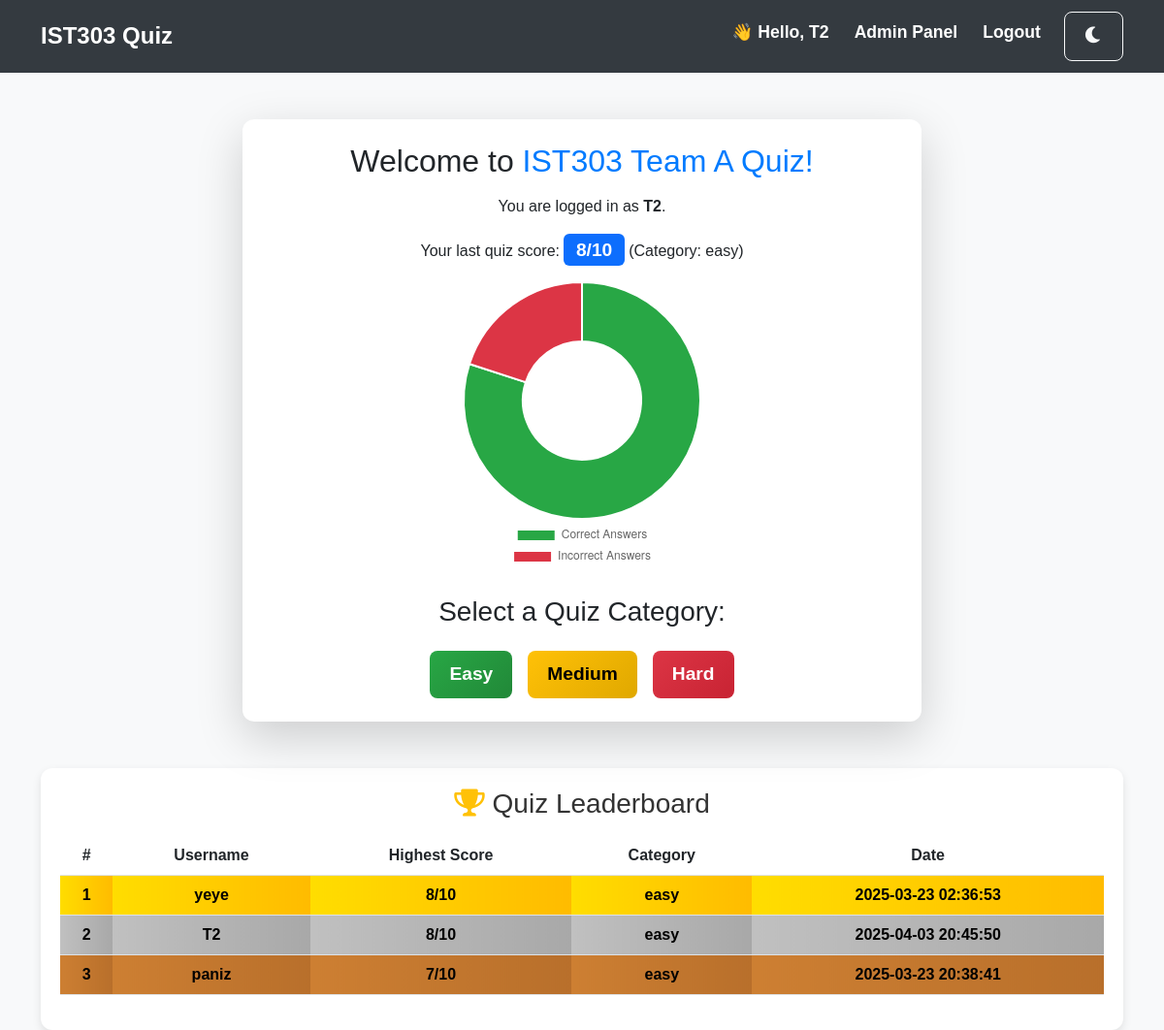
Screenshot of / (signed in) with the database file from the repository.
### tables this page shows
CREATE TABLE users (
    id INTEGER PRIMARY KEY AUTOINCREMENT,
    username TEXT NOT NULL UNIQUE,
    password TEXT NOT NULL,
    role TEXT NOT NULL DEFAULT 'student'  -- ðŸ‘ˆ NEW: added role column
);

CREATE TABLE quiz_scores (
    id INTEGER PRIMARY KEY AUTOINCREMENT,
    user_id INTEGER NOT NULL,
    score INTEGER NOT NULL,
    category TEXT NOT NULL CHECK(category IN ('easy', 'medium', 'hard')),
    taken_at TIMESTAMP DEFAULT CURRENT_TIMESTAMP,
    FOREIGN KEY (user_id) REFERENCES users (id)
);

### app.py (the view)
@app.route('/')
@login_required
def index():
    conn = get_db_connection()
    last_score = conn.execute(
        'SELECT score, category, taken_at FROM quiz_scores WHERE user_id = ? ORDER BY taken_at DESC LIMIT 1',
        (current_user.id,)).fetchone()
    leaderboard = conn.execute('''
        SELECT users.username, MAX(quiz_scores.score) AS high_score, quiz_scores.category, MAX(quiz_scores.taken_at) AS taken_at
        FROM quiz_scores
        JOIN users ON quiz_scores.user_id = users.id
        GROUP BY users.id
        ORDER BY high_score DESC, taken_at ASC
        LIMIT 10
    ''').fetchall()
    conn.close()
    leaderboard_data = [{'rank': i+1, 'username': row['username'], 'score': row['high_score'],
                         'category': row['category'], 'date': row['taken_at']} for i, row in enumerate(leaderboard)]
    if last_score is None:
        last_score = {"score": "No score yet", "category": "N/A", "taken_at": "Never"}
    return render_template('index.html', user=current_user, last_score=last_score, leaderboard=leaderboard_data)

### app.py (called while the page is built)
def get_db_connection():
    db_path = app.config.get('DATABASE', 'database.db')
    conn = sqlite3.connect(db_path)
    conn.row_factory = sqlite3.Row
    return conn

@login_manager.user_loader
def load_user(user_id):
    conn = get_db_connection()
    user = conn.execute('SELECT * FROM users WHERE id = ?', (user_id,)).fetchone()
    conn.close()
    if user:
        return User(user['id'], user['username'], user['role'])  # 👈 Include role
    return None

### templates/index.html (shortened to what this page needs)
{% extends 'base.html' %}
{% block content %}
<div class="container mt-5 text-center">
    <div class="card shadow-lg p-4" style="max-width: 700px; margin: auto; border-radius: 12px;">
        <h2 class="mb-3">Welcome to <span style="color: #007bff;">IST303 Team A Quiz!</span></h2>
        <p>You are logged in as <strong>{{ user.username }}</strong>.</p>
        {% if last_score and last_score['score'] != "No score yet" %}
            <p>Your last quiz score:
                <span class="badge bg-primary" style="font-size: 1.2rem;">
                    {{ last_score['score'] }}/10
                </span>
                (Category: {{ last_score['category'] }})
            </p>
            <div class="d-flex justify-content-center">
                <canvas id="quizScoreChart" style="max-width: 300px;"></canvas>
            </div>
        {% else %}
            <p class="mt-3">You haven't taken any quizzes yet. <strong>Start one now!</strong></p>
        {% endif %}
        <h3 class="mt-4">Select a Quiz Category:</h3>
        <div class="d-flex justify-content-center gap-3 mt-3">
            <a href="{{ url_for('start_quiz', category='easy') }}" class="btn btn-success btn-lg">Easy</a>
            <a href="{{ url_for('start_quiz', category='medium') }}" class="btn btn-warning btn-lg">Medium</a>
            <a href="{{ url_for('start_quiz', category='hard') }}" class="btn btn-danger btn-lg">Hard</a>
        </div>
    </div>
</div>
<div class="container mt-5 leaderboard-container">
    <h3 class="text-center mb-3"><i class="fas fa-trophy text-warning"></i> Quiz Leaderboard</h3>
    <div class="table-responsive">
        <table class="table leaderboard-table">
            <thead>
                <tr>
                    <th>#</th>
                    <th>Username</th>
                    <th>Highest Score</th>
                    <th>Category</th>
                    <th>Date</th>
                </tr>
            </thead>
            <tbody>
                {% for entry in leaderboard %}
                <tr class="{% if entry.rank == 1 %}gold-rank
                           {% elif entry.rank == 2 %}silver-rank
                           {% elif entry.rank == 3 %}bronze-rank{% endif %}">
                    <td>{{ entry.rank }}</td>
                    <td>{{ entry.username }}</td>
                    <td>{{ entry.score }}/10</td>
                    <td>{{ entry.category }}</td>
                    <td>{{ entry.date }}</td>
                </tr>
                {% endfor %}
            </tbody>
        </table>
    </div>
</div>
<script>
    {% if last_score and last_score['score'] != "No score yet" %}
    const ctx = document.getElementById('quizScoreChart').getContext('2d');
    const quizScoreChart = new Chart(ctx, {
        type: 'doughnut',
        data: {
            labels: ['Correct Answers', 'Incorrect Answers'],
            datasets: [{
                data: [{{ last_score['score'] }}, {{ 10 - last_score['score'] }}],
                backgroundColor: ['#28a745', '#dc3545'],
                hoverOffset: 5
            }]
        },
        options: {
            responsive: true,
            maintainAspectRatio: false,
            plugins: {
                legend: {
                    position: 'bottom'
                }
            }
        }
    });
    {% endif %}
</script>
{% endblock %}

### templates/base.html (shortened to what this page needs)
<!DOCTYPE html>
<html lang="en">
<head>
    <link rel="stylesheet" href="https://cdn.jsdelivr.net/npm/bootstrap@5.3.0/dist/css/bootstrap.min.css">
    <link rel="stylesheet" href="{{ url_for('static', filename='style.css') }}">
    <link rel="stylesheet" href="https://cdnjs.cloudflare.com/ajax/libs/font-awesome/6.0.0/css/all.min.css">
</head>
<body class="">
    <nav class="navbar navbar-expand-lg navbar-dark bg-dark">
        <div class="container">
            <a class="navbar-brand" href="{{ url_for('index') }}">IST303 Quiz</a>
            <div class="collapse navbar-collapse justify-content-end" id="navbarNav">
                <ul class="navbar-nav">
                    {% if current_user.is_authenticated %}
                        <li class="nav-item">
                            <span class="nav-link text-light fw-bold">👋 Hello, {{ current_user.username }}</span>
                        </li>
                        {% if current_user.role == 'teacher' %}
                            <li class="nav-item">
                                <a class="nav-link text-info fw-bold" href="{{ url_for('admin_panel') }}">Admin Panel</a>
                            </li>
                        {% endif %}
                        <li class="nav-item">
                            <a class="nav-link text-danger fw-bold" href="{{ url_for('logout') }}">Logout</a>
                        </li>
                    {% else %}
                        <li class="nav-item">
                            <a class="nav-link text-light" href="{{ url_for('login') }}">Login</a>
                        </li>
                    {% endif %}
                    <li class="nav-item">
                        <button class="btn btn-outline-light ms-3" onclick="toggleDarkMode()">
                            <i class="fas fa-moon"></i>
                        </button>
                    </li>
                </ul>
            </div>
        </div>
    </nav>
    <div class="container mt-4">
        {% block content %}{% endblock %}
    </div>
</body>
</html>

### static/style.css (style rules this page uses)
body { font-family: "Poppins", sans-serif; background-color: #f8f9fa; color: #333; margin: 0; padding: 0; transition: background 0.3s ease-in-out, color 0.3s ease-in-out; }
.navbar { background-color: #343a40 !important; padding: 12px 20px; transition: background 0.3s ease-in-out; }
.navbar-brand { font-size: 1.5rem; font-weight: bold; color: white !important; }
.navbar .nav-link { font-size: 1.1rem; font-weight: bold; margin-left: 10px; color: white !important; }
.card { border-radius: 12px; border: none; background: white; box-shadow: 0px 4px 10px rgba(0, 0, 0, 0.1); padding: 20px; text-align: center; max-width: 500px; transition: all 0.3s ease-in-out; }
.btn { font-size: 1.2rem; font-weight: bold; padding: 10px 20px; transition: all 0.3s ease-in-out; border-radius: 8px; }
.btn-success { background: linear-gradient(135deg, #28a745, #218838); border: none; }
.btn-warning { background: linear-gradient(135deg, #ffc107, #e0a800); border: none; }
.btn-danger { background: linear-gradient(135deg, #dc3545, #c82333); border: none; }
.leaderboard-container { background: #ffffff; padding: 20px; border-radius: 12px; box-shadow: 0px 4px 10px rgba(0, 0, 0, 0.1); transition: background-color 0.3s ease; }
.leaderboard-table { width: 100%; border-collapse: collapse; text-align: center; }
.leaderboard-table thead { background: #007bff; color: #ffffff; font-weight: bold; }
.gold-rank td { background: linear-gradient(90deg, #ffdd00, #ffbb00); color: black; font-weight: bold; }
.silver-rank td { background: linear-gradient(90deg, #c0c0c0, #a8a8a8); color: black; font-weight: bold; }
.bronze-rank td { background: linear-gradient(90deg, #cd7f32, #b86f2b); color: black; font-weight: bold; }

### templates/base.html (style rules this page uses)
.leaderboard-container { background: #ffffff; padding: 20px; border-radius: 12px; box-shadow: 0px 4px 10px rgba(0, 0, 0, 0.1); margin-top: 20px; transition: all 0.3s ease; }
.leaderboard-table { width: 100%; border-collapse: collapse; text-align: center; }
.leaderboard-table thead { background: #007bff; color: #ffffff; font-weight: bold; }
.gold-rank td { background: linear-gradient(90deg, #ffdd00, #ffbb00); color: black; font-weight: bold; }
.silver-rank td { background: linear-gradient(90deg, #c0c0c0, #a8a8a8); color: black; font-weight: bold; }
.bronze-rank td { background: linear-gradient(90deg, #cd7f32, #b86f2b); color: black; font-weight: bold; }

### rows the page displays
users: username "T2", rank "2", score "8", category "easy", date "2025-04-03 20:45:50"
quiz_scores: score "8", category "easy"
users: rank "1", username "yeye", score "8", category "easy", date "2025-03-23 02:36:53"
users: rank "3", username "paniz", score "7", category "easy", date "2025-03-23 20:38:41"

### other values shown
chart data {{ last_score['score'] }} 8
chart data {{ 10 - last_score['score'] }} 2
